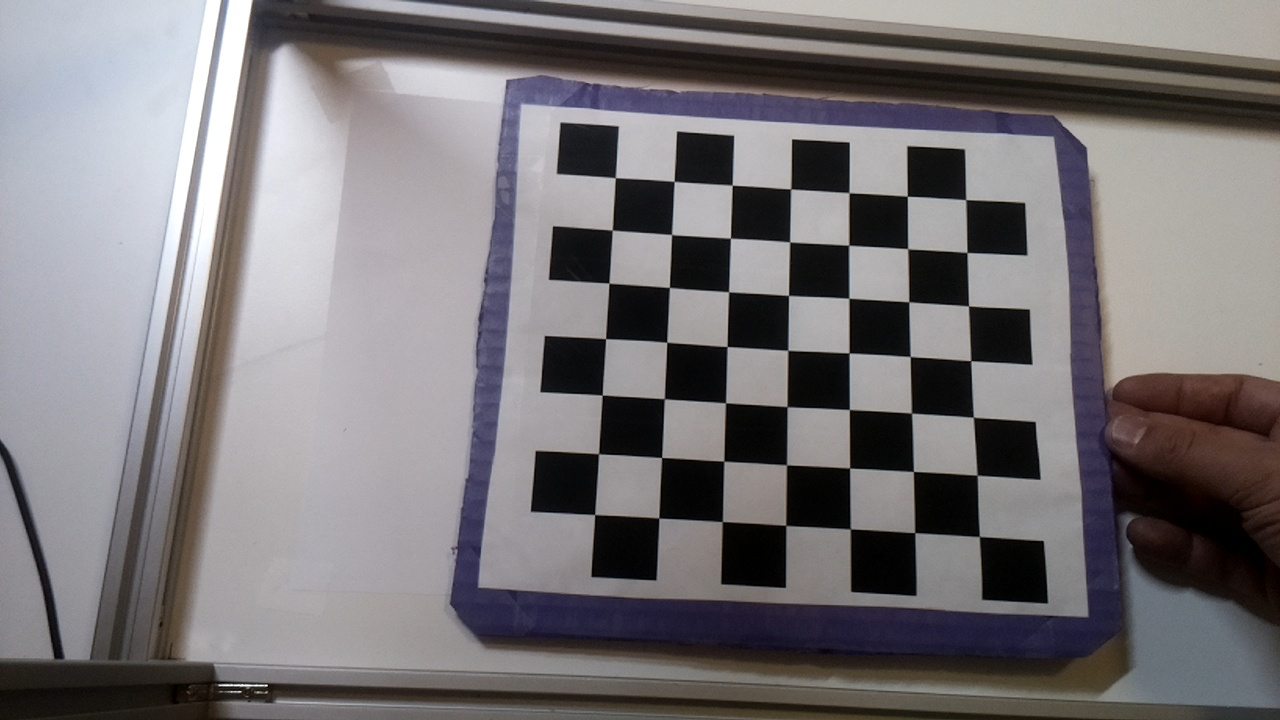
#> input picture calibration_images/Cap1_1.jpg, 1280 x 720 px, given in place of Cap1_1.jpg.jpg, which was not available
$ python -i image_recognition_singlecam.py   (imports and definitions only)
#> lines starting #> are read from the running program, lines starting #| are printed output that depends on the picture; after the words box and inside, x2 and y2 are one past the last pixel; in counts of white or black regions, pixels touching at a corner belong together; pictures that were not available may be replaced by others from this repository, and a replacement may not be noted
import cv2
import numpy as np
import time


class image_recognition:

    def __init__(self,print_status=True, write_images=False,
                 image_Path="/home/pi/Desktop/Captures/",testing_Path="/home/pi/Desktop/Captures/",
                 preview_images=False,preview_autoclose=True,print_img_labels=True):

        self.IMGDIR=image_Path
        self.TESTDIR=testing_Path
        self.PREVIEW_IMAGES=preview_images
        self.PREVIEW_AUTOCLOSE=preview_autoclose
        self.PRINT_STATUS=print_status
        self.PRINT_IMG_LABELS=print_img_labels
        self.WRITE_IMAGES=write_images

        #valid contour parameters limits (in pixels)
        self.MIN_AREA=900 #30x30
        self.MAX_AREA=90000 #300x300
            #aspect ratio width/height
        self.MIN_ASPECTRATIO=1/5
        self.MAX_ASPECTRATIO=5

        #OstuSensitivity
        self.OtsuSensitivity=22

    def test_objectDetect(self,bgFile,targetFile):

#> called with bgFile = 'calibration_images/Cap1_1.jpg', targetFile = 'out.png'
        img=cv2.imread(self.TESTDIR+bgFile+".jpg")
#> img is the input picture: shape (720, 1280, 3); mean B, G, R 119.7, 117.1, 120.6
        bg=cv2.imread(self.TESTDIR+targetFile+".jpg")
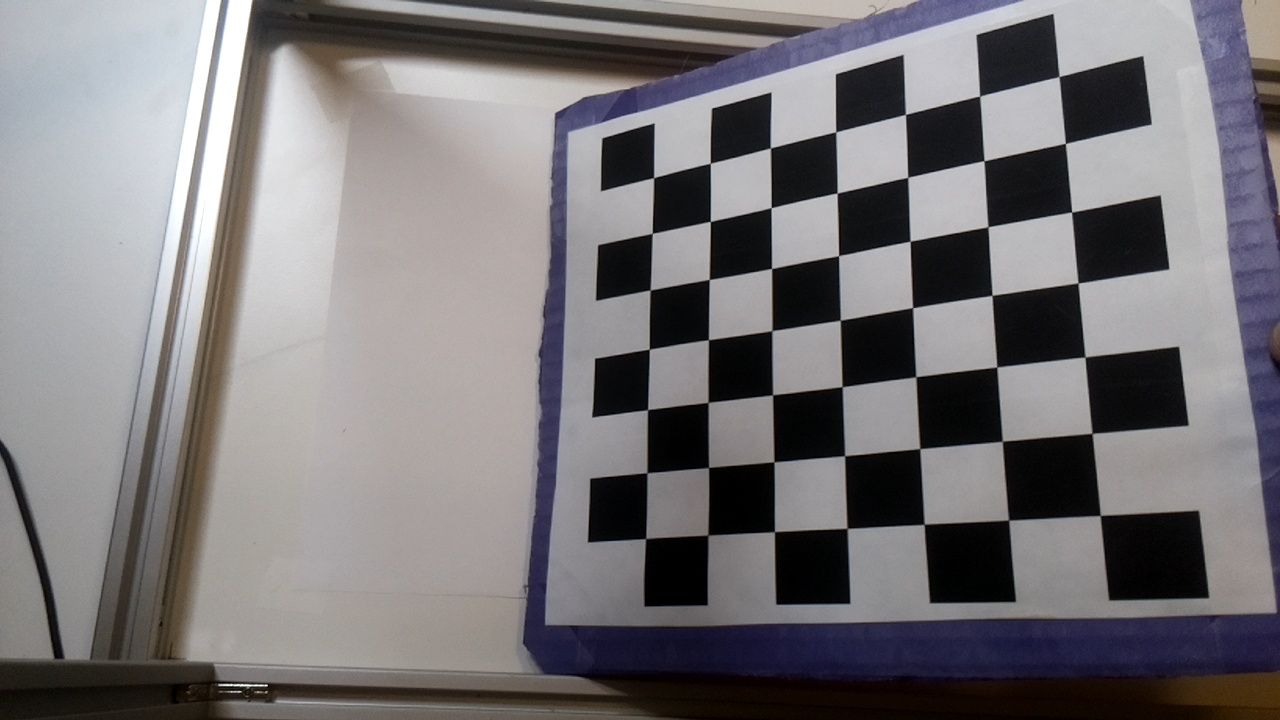
#> input picture calibration_images/Cap1_10.jpg, 1280 x 720 px, given in place of out.png.jpg, which was not available
#> bg is the input picture: shape (720, 1280, 3); mean B, G, R 119.6, 117.2, 120.1

        self.run_detection(img,bg,True)

    def run_detection(self,img,bg,testRun=False):

        obj_count, contours_detected, contours_validindex=self.detectObjects(img,bg)

        obj_count, detected_points, img_output=self.detectionOutput(img,obj_count,contours_validindex,contours_detected)

        return obj_count, detected_points, img_output

    def detectObjects(self, image, bg_img,externalContours=True):

        img=image.copy()
        background_img=bg_img.copy()


        # Process Image Difference
        diff=self.calculateDifference_Otsu(img,background_img)

        # ///////////// Find the Contours
        # use RETR_EXTERNAL for only outer contours... use RETR_TREE for all the hierarchy
        if externalContours==True:
            contours_detected, hierarchy = cv2.findContours(diff, cv2.RETR_EXTERNAL,cv2.CHAIN_APPROX_SIMPLE)
        else:
            contours_detected, hierarchy = cv2.findContours(diff, cv2.RETR_TREE,cv2.CHAIN_APPROX_SIMPLE)

        #calculate key variables
        height, width, channels = img.shape

        # /////// identify the VALID Contours
        contours_validindex= self.identify_validcontours(contours_detected,height,width)
        obj_count=len(contours_validindex)
        self.printStatus(f"valid contours {obj_count}")

        return obj_count, contours_detected, contours_validindex

    def detectionOutput(self, image, obj_count, validcontours, diff_contours):

        img_output=image.copy()

        detected_points=[]

        if (len(validcontours)>0):
            for i in range(len(validcontours)):
                cnt=diff_contours[validcontours[i]]

                #get rectangle detected_points
                x,y,w,h=cv2.boundingRect(cnt)

                #get centroid
                M=cv2.moments(cnt)
                cx=int(M['m10']/M['m00'])
                cy=int(M['m01']/M['m00'])

                self.printStatus(f"point number {str(i)}")
                self.printStatus(f"{cx}, {str(y)}")
                self.printStatus(f"x: {str(x)} y: {str(y)} w: {str(w)} h: {str(h)}")

                #draw retangle
                cv2.rectangle(img_output,(x,y),(x+w,y+h),(0,255,0),2)
                #draw center
                cv2.circle(img_output,(cx,cy),3,(0,255,0),2)

                if self.PRINT_IMG_LABELS ==True:

                    #image,text,font,bottomleftconrner,fontscale,fontcolor,linetype
                    cv2.putText(
                        img_output,
                        f"Point {str(i)}",
                        (x - w, y + h),
                        cv2.FONT_HERSHEY_SIMPLEX,
                        0.5,
                        (255, 0, 0),
                        1,
                    )

                    cv2.putText(
                        img_output,
                        f"cx,cy: {str(self.truncate(cx, 2))},{str(self.truncate(cy, 2))}",
                        (x - w, y + h + 9),
                        cv2.FONT_HERSHEY_SIMPLEX,
                        0.5,
                        (255, 0, 0),
                        1,
                    )


                points=[x,y,w,h,cx,cy]
                detected_points.append(points)

        if (obj_count>1 or len(validcontours)==0):
            self.previewImage("Multiple Objects Detected",img_output)
            one_object=False
        else:
            self.previewImage("One Objects Detected",img_output)
            one_object=True


        return obj_count, detected_points, img_output

    def truncate(self, n, decimals=0):
        n=float(n)
        multiplier = 10 ** decimals
        return int(n * multiplier) / multiplier

    # [6 lines left out: function writeImage, not called in this run]


    def readImage(self,imgfile):

        return cv2.imread(imgfile)


    def printStatus(self,text):

        if self.PRINT_STATUS==True:
            print(text)


    def previewImage(self, text, img):
        if self.PREVIEW_IMAGES==True:
            #show full screen
            cv2.namedWindow(text, cv2.WND_PROP_FULLSCREEN)
            cv2.setWindowProperty(text,cv2.WND_PROP_FULLSCREEN,cv2.WINDOW_FULLSCREEN)

            cv2.imshow(text,img)
            if self.PREVIEW_AUTOCLOSE==True:
                cv2.waitKey(2000)
            else:
                cv2.waitKey(0)

            cv2.destroyAllWindows()

    # [80 lines left out: functions calculateDifference_method1, calculateDifference_method2, not called in this run]


    def calculateDifference_Otsu(self,img,background_img):

        # Object Recognition Tresholds
        diff_low_t=45
        diff_high_t=255


        self.previewImage("Original Image [Diff Otsu]",img)

        # Background - Gray
        background_img_gray=cv2.cvtColor(background_img, cv2.COLOR_BGR2GRAY)
        self.previewImage("1 Background Gray",background_img_gray)

        # Image - Gray
        img_gray=cv2.cvtColor(img, cv2.COLOR_BGR2GRAY)
        self.previewImage("2 Image Gray",img_gray)

        # Calculate Difference
        diff_gray=cv2.absdiff(background_img_gray,img_gray)
        self.previewImage("3 Pre-Diff",diff_gray)

        # Diff Blur
        diff_gray_blur = cv2.GaussianBlur(diff_gray,(5,5),0)
        self.previewImage("4 Pre-Diff Blur",diff_gray_blur)

            #========= Otsu automatically finds the right threhosld, calibration not needed.

        # find otsu's threshold value with OpenCV function
        ret, otsu_tresh = cv2.threshold(diff_gray_blur,0,255,cv2.THRESH_BINARY+cv2.THRESH_OTSU)
        self.previewImage("5 Otsu Treshold",otsu_tresh)

        self.printStatus("Otsu defined treshold value is %d" % ret)

        if (ret < self.OtsuSensitivity):
            #discard image
            #make the difference zero by subtracting backdroungs
            diff=cv2.absdiff(background_img_gray,background_img_gray)
        else:
            #Treshold Blur
            diff = cv2.GaussianBlur(otsu_tresh,(5,5),0)
            self.previewImage("6 Image Treshold",diff)


        return diff


    def identify_validcontours(self,cnt,height,width):

        #helps discard noise on contour detection.
        #this is calibrated for Legos in this example

        contours_validindex=[]
        contour_index=-1

        for i in cnt:

            contour_index=contour_index+1
            ca=cv2.contourArea(i)

            # Calculate W/H Ratio
            x,y,w,h = cv2.boundingRect(i)

            aspect_ratio = float(w)/h

            # Flag as edge_noise if the object is at a Corner

            #height, width, channels = img.shape
            edge_noise=False
            if x==0:
                edge_noise=True
            if y==0:
                edge_noise=True
            if (x+w)==width:
                edge_noise=True
            if (y+h)==height:
                edge_noise=True

            # DISCARD noise with measure if area not within parameters
            if (
                ca > self.MIN_AREA
                and ca < self.MAX_AREA
                and aspect_ratio >= self.MIN_ASPECTRATIO
                and aspect_ratio <= self.MAX_ASPECTRATIO
                and not edge_noise
            ):
                contours_validindex.append(contour_index)

        return contours_validindex

    # [150 lines left out: functions square_Crop, square_rotatedCrop, not called in this run]


# [9 lines of commented-out code are left out]

>>> result = image_recognition().test_objectDetect('calibration_images/Cap1_1.jpg', 'out.png')
#> in calculateDifference_Otsu, `ret, otsu_tresh = cv2.threshold(diff_gray_blur,0,255,cv2.THRESH_BINARY..`:
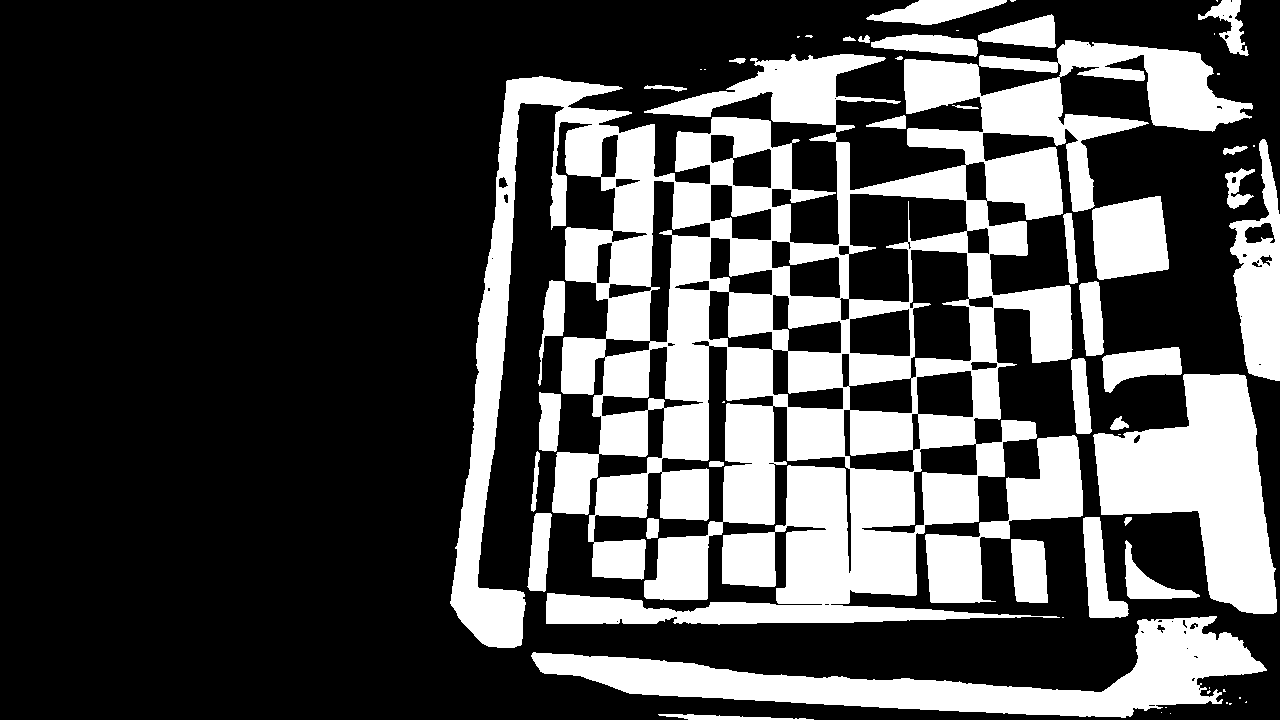
#> otsu_tresh: shape (720, 1280); 29.3% white; 58 white regions (23 under 20 px)
#> in calculateDifference_Otsu, `ret, otsu_tresh = cv2.threshold(diff_gray_blur,0,255,cv2.THRESH_BINARY..`: ret = 65
#> in calculateDifference_Otsu, `diff = cv2.GaussianBlur(otsu_tresh,(5,5),0)`:
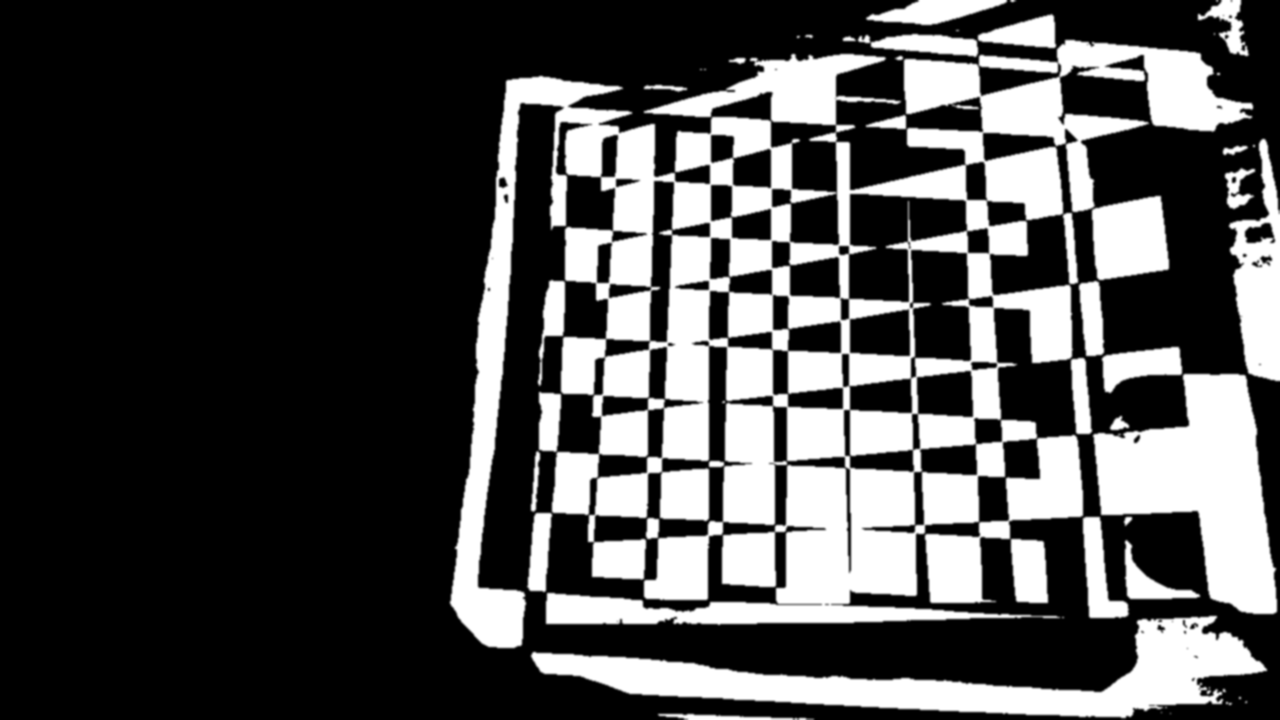
#> diff: shape (720, 1280); min 0, max 255, mean 74.7
#> in detectObjects, `contours_detected, hierarchy = cv2.findContours(diff, cv2.RETR_EXTERNA..`: contours_detected = 14 contours, 1 with area under 20; largest, box (x1, y1, x2, y2) and area: (448, 12, 1280, 650) 396288, (529, 614, 1269, 720) 28502, (864, 0, 1018, 27) 2390, (1196, 0, 1251, 58) 1548, (1223, 166, 1257, 211) 932
#> the loop in identify_validcontours, `for i in cnt: ` made 14 passes
#> (ca, x, y, w, h, aspect_ratio, edge_noise) on passes 1, 3, 4, 5, 6, 7, 9, 10, 12, 13, 14: (752, 656, 712, 160, 8, 20, True), (50.5, 1237, 695, 12, 10, 1.2, False), (28502.5, 529, 614, 740, 106, 6.98, True), (932, 1223, 166, 34, 45, 0.756, False), (254.5, 1221, 144, 29, 13, 2.23, False), (311, 642, 83, 47, 11, 4.27, False), (29.5, 795, 34, 7, 6, 1.17, False), (60, 803, 33, 12, 7, 1.71, False), (396287.5, 448, 12, 832, 638, 1.3, True), (1548, 1196, 0, 55, 58, 0.948, True), (2390, 864, 0, 154, 27, 5.7, True)
#> (i, ca, x, y, w, h, aspect_ratio, edge_noise) on passes 2, 8, 11: ([[1168, 711], [1168, 715], [1172, 715], [1172, 711]], 16, 1168, 711, 5, 5, 1, False), ([[698, 67], [698, 71], [707, 71], [707, 67]], 36, 698, 67, 10, 5, 2, False), ([[954, 28], [954, 32], [960, 32], [960, 28]], 24, 954, 28, 7, 5, 1.4, False)
#> after the loop in identify_validcontours, `for i in cnt:`: contour_index = 13; contours_validindex = [4]
#> in detectObjects, `obj_count=len(contours_validindex)`: obj_count = 1
#> in run_detection, `obj_count, contours_detected, contours_validindex=self.detectObjects(i..`: contours_validindex = [4]
#> the loop in detectionOutput, `for i in range(len(validcontours)):` made 1 pass
#> (x, y, w, h, cx, cy, n in truncate, multiplier in truncate) on pass 1: (1223, 166, 34, 45, 1237, 187, 187, 100)
#| point number 0
#| 1237, 166
#| x: 1223 y: 166 w: 34 h: 45
#> after the loop in detectionOutput, `for i in range(len(validcontours)):`:
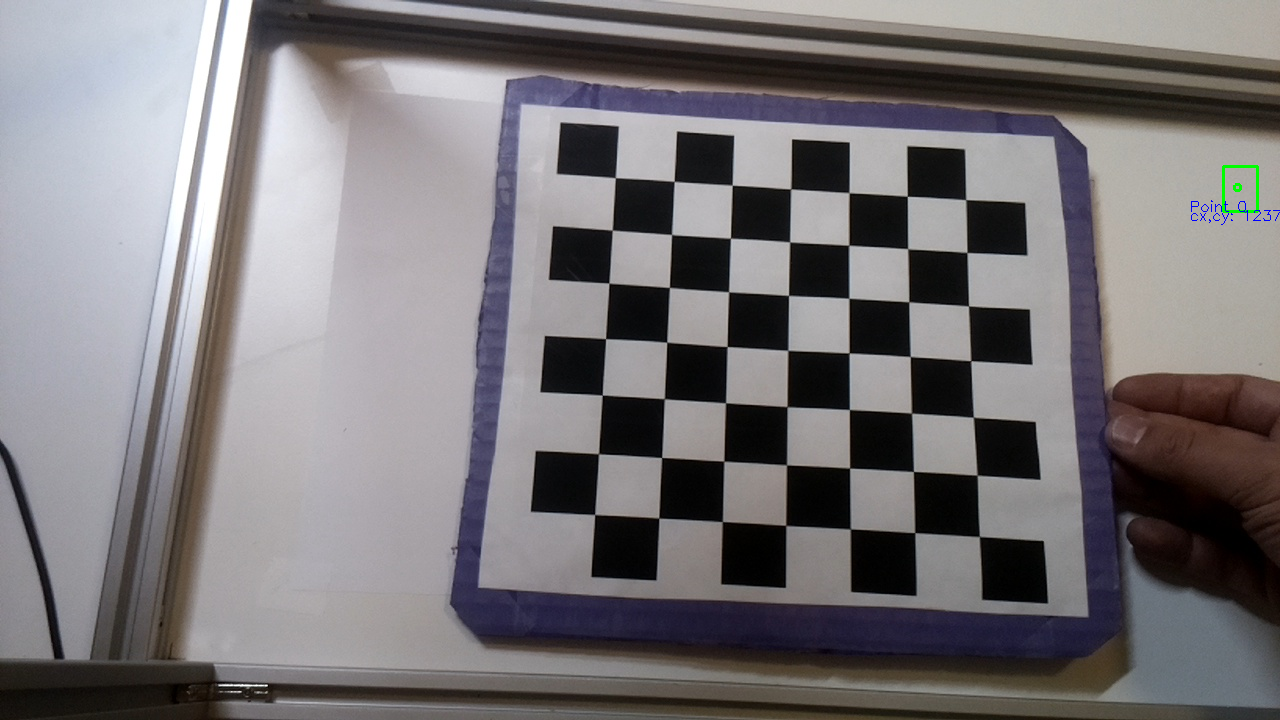
#> img_output: shape (720, 1280, 3); 0.08% of pixels changed, all inside (x1, y1, x2, y2) = (1191, 165, 1280, 225)
#> after the loop in detectionOutput, `for i in range(len(validcontours)):`: detected_points = [[1223, 166, 34, 45, 1237, 187]]
